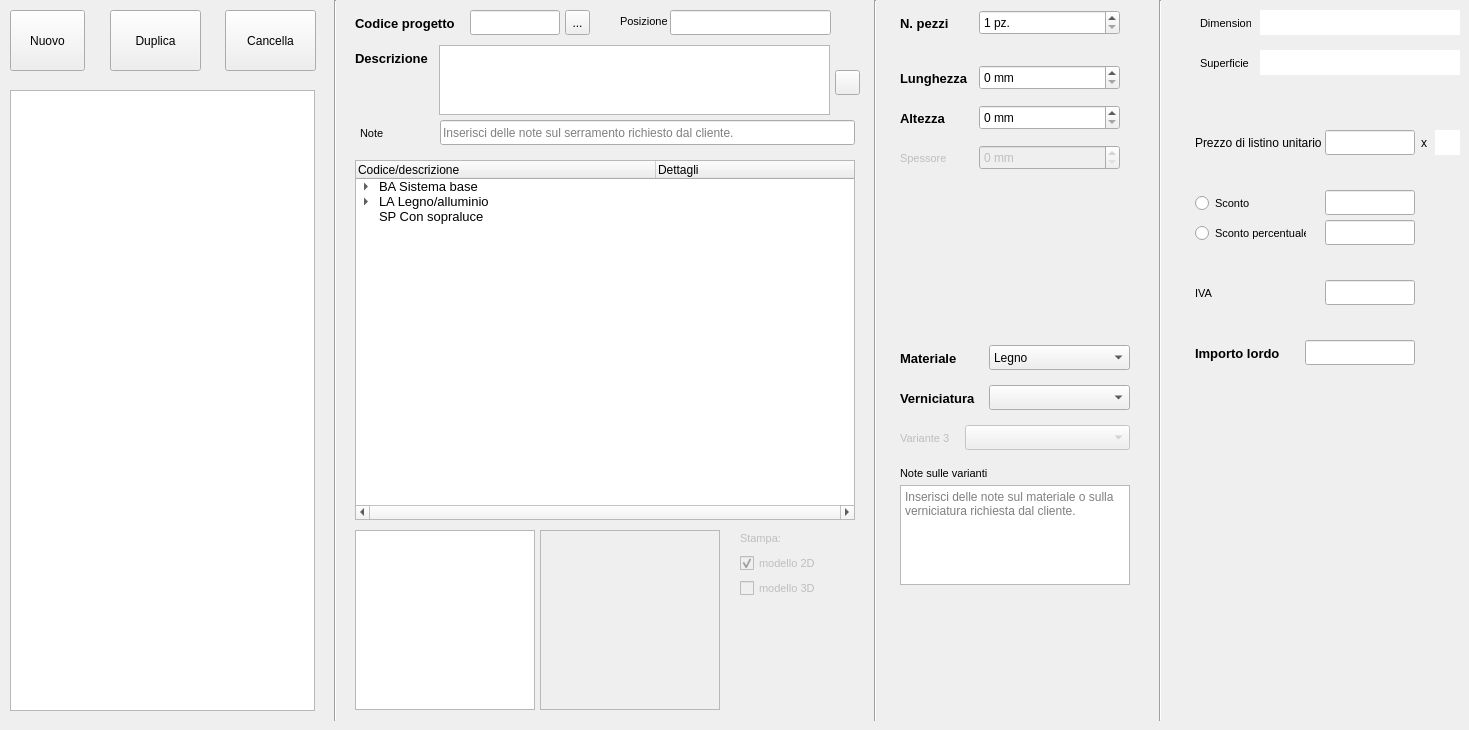
      <widget class="QWidget" name="scheda_dettaglio">
       <attribute name="icon">
        <iconset>
         <normaloff>Icons/dettaglio_icon.png</normaloff>Icons/dettaglio_icon.png</iconset>
       </attribute>
       <attribute name="title">
        <string>Dettaglio</string>
       </attribute>
       <widget class="QListWidget" name="list_serr">
        <property name="geometry">
         <rect>
          <x>10</x>
          <y>90</y>
          <width>305</width>
          <height>621</height>
         </rect>
        </property>
        <property name="font">
         <font>
          <pointsize>12</pointsize>
          <weight>75</weight>
          <bold>true</bold>
         </font>
        </property>
        <property name="alternatingRowColors">
         <bool>true</bool>
        </property>
        <property name="spacing">
         <number>3</number>
        </property>
       </widget>
       <widget class="QLabel" name="label_23">
        <property name="geometry">
         <rect>
          <x>355</x>
          <y>15</y>
          <width>111</width>
          <height>16</height>
         </rect>
        </property>
        <property name="font">
         <font>
          <pointsize>10</pointsize>
          <weight>75</weight>
          <bold>true</bold>
         </font>
        </property>
        <property name="text">
         <string>Codice progetto</string>
        </property>
       </widget>
       <widget class="QLineEdit" name="edit_cod_prog">
        <property name="geometry">
         <rect>
          <x>470</x>
          <y>10</y>
          <width>90</width>
          <height>25</height>
         </rect>
        </property>
        <property name="text">
         <string/>
        </property>
        <property name="placeholderText">
         <string/>
        </property>
       </widget>
       <widget class="QLabel" name="label_24">
        <property name="geometry">
         <rect>
          <x>355</x>
          <y>50</y>
          <width>81</width>
          <height>16</height>
         </rect>
        </property>
        <property name="font">
         <font>
          <pointsize>10</pointsize>
          <weight>75</weight>
          <bold>true</bold>
         </font>
        </property>
        <property name="text">
         <string>Descrizione</string>
        </property>
       </widget>
       <widget class="QLineEdit" name="edit_note_descr">
        <property name="geometry">
         <rect>
          <x>440</x>
          <y>120</y>
          <width>415</width>
          <height>25</height>
         </rect>
        </property>
        <property name="font">
         <font>
          <pointsize>9</pointsize>
          <weight>50</weight>
          <bold>false</bold>
         </font>
        </property>
        <property name="placeholderText">
         <string>Inserisci delle note sul serramento richiesto dal cliente.</string>
        </property>
        <property name="clearButtonEnabled">
         <bool>true</bool>
        </property>
       </widget>
       <widget class="QLabel" name="label_25">
        <property name="geometry">
         <rect>
          <x>360</x>
          <y>125</y>
          <width>31</width>
          <height>16</height>
         </rect>
        </property>
        <property name="font">
         <font>
          <pointsize>8</pointsize>
          <weight>50</weight>
          <bold>false</bold>
         </font>
        </property>
        <property name="text">
         <string>Note</string>
        </property>
       </widget>
       <widget class="QToolButton" name="toolButton_9">
        <property name="geometry">
         <rect>
          <x>565</x>
          <y>10</y>
          <width>25</width>
          <height>25</height>
         </rect>
        </property>
        <property name="text">
         <string extracomment="Deduci automaticamente dall'ultimo preventivo">...</string>
        </property>
       </widget>
       <widget class="QPushButton" name="btn_nuovo_serr">
        <property name="geometry">
         <rect>
          <x>10</x>
          <y>10</y>
          <width>75</width>
          <height>61</height>
         </rect>
        </property>
        <property name="text">
         <string>Nuovo</string>
        </property>
       </widget>
       <widget class="QPushButton" name="btn_dupl_serr">
        <property name="geometry">
         <rect>
          <x>110</x>
          <y>10</y>
          <width>91</width>
          <height>61</height>
         </rect>
        </property>
        <property name="text">
         <string>Duplica</string>
        </property>
       </widget>
       <widget class="QPushButton" name="btn_canc_serr">
        <property name="geometry">
         <rect>
          <x>225</x>
          <y>10</y>
          <width>91</width>
          <height>61</height>
         </rect>
        </property>
        <property name="text">
         <string>Cancella</string>
        </property>
       </widget>
       <widget class="Line" name="line_5">
        <property name="geometry">
         <rect>
          <x>325</x>
          <y>0</y>
          <width>20</width>
          <height>721</height>
         </rect>
        </property>
        <property name="orientation">
         <enum>Qt::Vertical</enum>
        </property>
       </widget>
       <widget class="QTextEdit" name="edit_descr">
        <property name="geometry">
         <rect>
          <x>439</x>
          <y>45</y>
          <width>391</width>
          <height>70</height>
         </rect>
        </property>
        <property name="font">
         <font>
          <weight>75</weight>
          <bold>true</bold>
         </font>
        </property>
        <property name="html">
         <string>&lt;!DOCTYPE HTML PUBLIC &quot;-//W3C//DTD HTML 4.0//EN&quot; &quot;http://www.w3.org/TR/REC-html40/strict.dtd&quot;&gt;
&lt;html&gt;&lt;head&gt;&lt;meta name=&quot;qrichtext&quot; content=&quot;1&quot; /&gt;&lt;style type=&quot;text/css&quot;&gt;
p, li { white-space: pre-wrap; }
&lt;/style&gt;&lt;/head&gt;&lt;body style=&quot; font-family:'MS Shell Dlg 2'; font-size:10pt; font-weight:600; font-style:normal;&quot;&gt;
&lt;p style=&quot;-qt-paragraph-type:empty; margin-top:0px; margin-bottom:0px; margin-left:0px; margin-right:0px; -qt-block-indent:0; text-indent:0px;&quot;&gt;&lt;br /&gt;&lt;/p&gt;&lt;/body&gt;&lt;/html&gt;</string>
        </property>
       </widget>
       <widget class="QGraphicsView" name="graphicsView">
        <property name="geometry">
         <rect>
          <x>355</x>
          <y>530</y>
          <width>180</width>
          <height>180</height>
         </rect>
        </property>
       </widget>
       <widget class="QLabel" name="label_26">
        <property name="enabled">
         <bool>false</bool>
        </property>
        <property name="geometry">
         <rect>
          <x>740</x>
          <y>530</y>
          <width>41</width>
          <height>16</height>
         </rect>
        </property>
        <property name="font">
         <font>
          <pointsize>8</pointsize>
          <weight>50</weight>
          <bold>false</bold>
         </font>
        </property>
        <property name="text">
         <string>Stampa:</string>
        </property>
       </widget>
       <widget class="QCheckBox" name="checkBox_2">
        <property name="enabled">
         <bool>false</bool>
        </property>
        <property name="geometry">
         <rect>
          <x>740</x>
          <y>580</y>
          <width>81</width>
          <height>17</height>
         </rect>
        </property>
        <property name="font">
         <font>
          <pointsize>8</pointsize>
          <weight>50</weight>
          <bold>false</bold>
         </font>
        </property>
        <property name="text">
         <string>modello 3D</string>
        </property>
       </widget>
       <widget class="QCheckBox" name="checkBox">
        <property name="enabled">
         <bool>false</bool>
        </property>
        <property name="geometry">
         <rect>
          <x>740</x>
          <y>555</y>
          <width>81</width>
          <height>17</height>
         </rect>
        </property>
        <property name="font">
         <font>
          <pointsize>8</pointsize>
          <weight>50</weight>
          <bold>false</bold>
         </font>
        </property>
        <property name="text">
         <string>modello 2D</string>
        </property>
        <property name="checked">
         <bool>true</bool>
        </property>
        <property name="tristate">
         <bool>false</bool>
        </property>
       </widget>
       <widget class="QGraphicsView" name="graphicsView_2">
        <property name="enabled">
         <bool>false</bool>
        </property>
        <property name="geometry">
         <rect>
          <x>540</x>
          <y>530</y>
          <width>180</width>
          <height>180</height>
         </rect>
        </property>
       </widget>
       <widget class="QLabel" name="label_27">
        <property name="geometry">
         <rect>
          <x>620</x>
          <y>15</y>
          <width>47</width>
          <height>13</height>
         </rect>
        </property>
        <property name="font">
         <font>
          <pointsize>8</pointsize>
          <weight>50</weight>
          <bold>false</bold>
         </font>
        </property>
        <property name="text">
         <string>Posizione</string>
        </property>
       </widget>
       <widget class="QLineEdit" name="edit_cod_pos">
        <property name="geometry">
         <rect>
          <x>670</x>
          <y>10</y>
          <width>161</width>
          <height>25</height>
         </rect>
        </property>
        <property name="font">
         <font>
          <pointsize>9</pointsize>
          <weight>50</weight>
          <bold>false</bold>
         </font>
        </property>
        <property name="text">
         <string/>
        </property>
        <property name="placeholderText">
         <string/>
        </property>
        <property name="clearButtonEnabled">
         <bool>true</bool>
        </property>
       </widget>
       <widget class="QComboBox" name="combo_materiale">
        <property name="geometry">
         <rect>
          <x>989</x>
          <y>345</y>
          <width>141</width>
          <height>25</height>
         </rect>
        </property>
        <property name="font">
         <font>
          <weight>50</weight>
          <bold>false</bold>
         </font>
        </property>
        <item>
         <property name="text">
          <string>Legno</string>
         </property>
        </item>
        <item>
         <property name="text">
          <string>L/A</string>
         </property>
        </item>
       </widget>
       <widget class="QLabel" name="label_28">
        <property name="geometry">
         <rect>
          <x>900</x>
          <y>350</y>
          <width>61</width>
          <height>16</height>
         </rect>
        </property>
        <property name="font">
         <font>
          <pointsize>10</pointsize>
          <weight>75</weight>
          <bold>true</bold>
         </font>
        </property>
        <property name="text">
         <string>Materiale</string>
        </property>
       </widget>
       <widget class="QComboBox" name="combo_vernice">
        <property name="geometry">
         <rect>
          <x>989</x>
          <y>385</y>
          <width>141</width>
          <height>25</height>
         </rect>
        </property>
        <property name="font">
         <font>
          <weight>50</weight>
          <bold>false</bold>
         </font>
        </property>
       </widget>
       <widget class="QLabel" name="label_29">
        <property name="geometry">
         <rect>
          <x>900</x>
          <y>390</y>
          <width>81</width>
          <height>16</height>
         </rect>
        </property>
        <property name="font">
         <font>
          <pointsize>10</pointsize>
          <weight>75</weight>
          <bold>true</bold>
         </font>
        </property>
        <property name="text">
         <string>Verniciatura</string>
        </property>
       </widget>
       <widget class="QTreeWidget" name="tree_progetti">
        <property name="geometry">
         <rect>
          <x>355</x>
          <y>160</y>
          <width>500</width>
          <height>360</height>
         </rect>
        </property>
        <property name="font">
         <font>
          <pointsize>10</pointsize>
         </font>
        </property>
        <property name="horizontalScrollBarPolicy">
         <enum>Qt::ScrollBarAlwaysOn</enum>
        </property>
        <property name="sizeAdjustPolicy">
         <enum>QAbstractScrollArea::AdjustToContents</enum>
        </property>
        <property name="alternatingRowColors">
         <bool>false</bool>
        </property>
        <property name="animated">
         <bool>true</bool>
        </property>
        <attribute name="headerVisible">
         <bool>true</bool>
        </attribute>
        <attribute name="headerCascadingSectionResizes">
         <bool>true</bool>
        </attribute>
        <attribute name="headerDefaultSectionSize">
         <number>300</number>
        </attribute>
        <attribute name="headerStretchLastSection">
         <bool>true</bool>
        </attribute>
        <column>
         <property name="text">
          <string>Codice/descrizione</string>
         </property>
         <property name="font">
          <font>
           <pointsize>9</pointsize>
          </font>
         </property>
        </column>
        <column>
         <property name="text">
          <string>Dettagli</string>
         </property>
         <property name="font">
          <font>
           <pointsize>9</pointsize>
          </font>
         </property>
        </column>
        <item>
         <property name="text">
          <string>BA Sistema base</string>
         </property>
         <item>
          <property name="text">
           <string>SC Scorrevole complanare</string>
          </property>
         </item>
         <item>
          <property name="text">
           <string>PF PortaFinestra</string>
          </property>
         </item>
         <item>
          <property name="text">
           <string>FN Finestra</string>
          </property>
         </item>
         <item>
          <property name="text">
           <string>AS Alzante scorrevole</string>
          </property>
          <item>
           <property name="text">
            <string>[HS5] Alzante Scorrevole 5 Ante</string>
           </property>
           <property name="text">
            <string>Alzante scorrevole semplice a cinque ante</string>
           </property>
          </item>
          <item>
           <property name="text">
            <string>[HS4] Alzante Scorrevole 4 Ante</string>
           </property>
           <property name="text">
            <string>Alzante scorrevole semplice a quattro ante</string>
           </property>
          </item>
          <item>
           <property name="text">
            <string>[HS3] Alzante Scorrevole 3 Ante</string>
           </property>
           <property name="text">
            <string>Alzante scorrevole semplice a tre ante</string>
           </property>
          </item>
          <item>
           <property name="text">
            <string>[HS2] Alzante Scorrevole 2 Ante</string>
           </property>
           <property name="text">
            <string>Alzante scorrevole semplice a due ante</string>
           </property>
          </item>
          <item>
           <property name="text">
            <string>[HS1] Alzante Scorrevole 1 Anta</string>
           </property>
           <property name="text">
            <string>Alzante scorrevole semplice a un'anta</string>
           </property>
          </item>
         </item>
        </item>
        <item>
         <property name="text">
          <string>LA Legno/alluminio</string>
         </property>
         <item>
          <property name="text">
           <string>PF Portafinestra</string>
          </property>
         </item>
         <item>
          <property name="text">
           <string>FN Finestra</string>
          </property>
         </item>
        </item>
        <item>
         <property name="text">
          <string>SP Con sopraluce</string>
         </property>
        </item>
       </widget>
       <widget class="QComboBox" name="combo_variante3">
        <property name="enabled">
         <bool>false</bool>
        </property>
        <property name="geometry">
         <rect>
          <x>965</x>
          <y>425</y>
          <width>165</width>
          <height>25</height>
         </rect>
        </property>
        <property name="font">
         <font>
          <weight>50</weight>
          <bold>false</bold>
         </font>
        </property>
       </widget>
       <widget class="QLabel" name="label_30">
        <property name="enabled">
         <bool>false</bool>
        </property>
        <property name="geometry">
         <rect>
          <x>900</x>
          <y>430</y>
          <width>51</width>
          <height>16</height>
         </rect>
        </property>
        <property name="font">
         <font>
          <pointsize>8</pointsize>
          <weight>50</weight>
          <bold>false</bold>
         </font>
        </property>
        <property name="text">
         <string>Variante 3</string>
        </property>
       </widget>
       <widget class="Line" name="line_6">
        <property name="geometry">
         <rect>
          <x>865</x>
          <y>0</y>
          <width>20</width>
          <height>721</height>
         </rect>
        </property>
        <property name="orientation">
         <enum>Qt::Vertical</enum>
        </property>
       </widget>
       <widget class="Line" name="line_7">
        <property name="geometry">
         <rect>
          <x>1150</x>
          <y>0</y>
          <width>20</width>
          <height>721</height>
         </rect>
        </property>
        <property name="orientation">
         <enum>Qt::Vertical</enum>
        </property>
       </widget>
       <widget class="QSpinBox" name="spin_l">
        <property name="geometry">
         <rect>
          <x>979</x>
          <y>65</y>
          <width>141</width>
          <height>25</height>
         </rect>
        </property>
        <property name="suffix">
         <string> mm</string>
        </property>
        <property name="prefix">
         <string/>
        </property>
        <property name="maximum">
         <number>5000</number>
        </property>
        <property name="singleStep">
         <number>10</number>
        </property>
       </widget>
       <widget class="QLabel" name="label_9">
        <property name="geometry">
         <rect>
          <x>900</x>
          <y>70</y>
          <width>71</width>
          <height>16</height>
         </rect>
        </property>
        <property name="font">
         <font>
          <pointsize>10</pointsize>
          <weight>75</weight>
          <bold>true</bold>
         </font>
        </property>
        <property name="text">
         <string>Lunghezza</string>
        </property>
       </widget>
       <widget class="QSpinBox" name="spin_h">
        <property name="geometry">
         <rect>
          <x>979</x>
          <y>105</y>
          <width>141</width>
          <height>25</height>
         </rect>
        </property>
        <property name="font">
         <font>
          <italic>false</italic>
          <underline>false</underline>
          <strikeout>false</strikeout>
          <kerning>true</kerning>
         </font>
        </property>
        <property name="suffix">
         <string> mm</string>
        </property>
        <property name="prefix">
         <string/>
        </property>
        <property name="maximum">
         <number>5000</number>
        </property>
        <property name="singleStep">
         <number>10</number>
        </property>
       </widget>
       <widget class="QLabel" name="label_10">
        <property name="geometry">
         <rect>
          <x>900</x>
          <y>110</y>
          <width>61</width>
          <height>16</height>
         </rect>
        </property>
        <property name="font">
         <font>
          <pointsize>10</pointsize>
          <weight>75</weight>
          <bold>true</bold>
         </font>
        </property>
        <property name="text">
         <string>Altezza</string>
        </property>
       </widget>
       <widget class="QSpinBox" name="spin_s">
        <property name="enabled">
         <bool>false</bool>
        </property>
        <property name="geometry">
         <rect>
          <x>979</x>
          <y>145</y>
          <width>141</width>
          <height>25</height>
         </rect>
        </property>
        <property name="font">
         <font>
          <weight>50</weight>
          <italic>false</italic>
          <bold>false</bold>
          <underline>false</underline>
          <strikeout>false</strikeout>
          <kerning>true</kerning>
         </font>
        </property>
        <property name="suffix">
         <string> mm</string>
        </property>
        <property name="prefix">
         <string/>
        </property>
        <property name="maximum">
         <number>10000</number>
        </property>
        <property name="singleStep">
         <number>10</number>
        </property>
       </widget>
       <widget class="QLabel" name="label_11">
        <property name="enabled">
         <bool>false</bool>
        </property>
        <property name="geometry">
         <rect>
          <x>900</x>
          <y>150</y>
          <width>51</width>
          <height>16</height>
         </rect>
        </property>
        <property name="font">
         <font>
          <pointsize>8</pointsize>
          <weight>50</weight>
          <bold>false</bold>
         </font>
        </property>
        <property name="text">
         <string>Spessore</string>
        </property>
       </widget>
       <widget class="QLabel" name="label_31">
        <property name="geometry">
         <rect>
          <x>900</x>
          <y>465</y>
          <width>91</width>
          <height>16</height>
         </rect>
        </property>
        <property name="font">
         <font>
          <pointsize>8</pointsize>
          <weight>50</weight>
          <bold>false</bold>
         </font>
        </property>
        <property name="text">
         <string>Note sulle varianti</string>
        </property>
       </widget>
       <widget class="QTextEdit" name="edit_note_varianti">
        <property name="geometry">
         <rect>
          <x>900</x>
          <y>485</y>
          <width>230</width>
          <height>100</height>
         </rect>
        </property>
        <property name="font">
         <font>
          <pointsize>9</pointsize>
          <weight>50</weight>
          <bold>false</bold>
         </font>
        </property>
        <property name="placeholderText">
         <string>Inserisci delle note sul materiale o sulla verniciatura richiesta dal cliente.</string>
        </property>
       </widget>
       <widget class="QSpinBox" name="spin_pezzi">
        <property name="geometry">
         <rect>
          <x>979</x>
          <y>10</y>
          <width>141</width>
          <height>25</height>
         </rect>
        </property>
        <property name="font">
         <font>
          <weight>50</weight>
          <bold>false</bold>
         </font>
        </property>
        <property name="readOnly">
         <bool>false</bool>
        </property>
        <property name="suffix">
         <string> pz.</string>
        </property>
        <property name="prefix">
         <string/>
        </property>
        <property name="minimum">
         <number>1</number>
        </property>
        <property name="maximum">
         <number>10</number>
        </property>
        <property name="singleStep">
         <number>1</number>
        </property>
       </widget>
       <widget class="QLabel" name="label_12">
        <property name="geometry">
         <rect>
          <x>900</x>
          <y>15</y>
          <width>61</width>
          <height>16</height>
         </rect>
        </property>
        <property name="font">
         <font>
          <pointsize>10</pointsize>
          <weight>75</weight>
          <bold>true</bold>
         </font>
        </property>
        <property name="text">
         <string>N. pezzi</string>
        </property>
       </widget>
       <widget class="QToolButton" name="btn_deduci_num_prev_2">
        <property name="enabled">
         <bool>true</bool>
        </property>
        <property name="geometry">
         <rect>
          <x>835</x>
          <y>70</y>
          <width>25</width>
          <height>25</height>
         </rect>
        </property>
        <property name="text">
         <string extracomment="Deduci automaticamente dall'ultimo preventivo"/>
        </property>
        <property name="icon">
         <iconset>
          <normaloff>Icons/document_arrow_icon.png</normaloff>Icons/document_arrow_icon.png</iconset>
        </property>
       </widget>
       <widget class="QLineEdit" name="lineEdit_10">
        <property name="geometry">
         <rect>
          <x>1260</x>
          <y>10</y>
          <width>200</width>
          <height>25</height>
         </rect>
        </property>
        <property name="font">
         <font>
          <pointsize>8</pointsize>
          <weight>50</weight>
          <bold>false</bold>
         </font>
        </property>
        <property name="text">
         <string/>
        </property>
        <property name="frame">
         <bool>false</bool>
        </property>
        <property name="readOnly">
         <bool>true</bool>
        </property>
       </widget>
       <widget class="QLabel" name="label_32">
        <property name="geometry">
         <rect>
          <x>1200</x>
          <y>15</y>
          <width>51</width>
          <height>16</height>
         </rect>
        </property>
        <property name="font">
         <font>
          <pointsize>8</pointsize>
          <weight>50</weight>
          <bold>false</bold>
         </font>
        </property>
        <property name="text">
         <string>Dimensioni</string>
        </property>
       </widget>
       <widget class="QLabel" name="label_33">
        <property name="geometry">
         <rect>
          <x>1200</x>
          <y>55</y>
          <width>51</width>
          <height>16</height>
         </rect>
        </property>
        <property name="font">
         <font>
          <pointsize>8</pointsize>
          <weight>50</weight>
          <bold>false</bold>
         </font>
        </property>
        <property name="text">
         <string>Superficie</string>
        </property>
       </widget>
       <widget class="QLineEdit" name="lineEdit_11">
        <property name="geometry">
         <rect>
          <x>1260</x>
          <y>50</y>
          <width>200</width>
          <height>25</height>
         </rect>
        </property>
        <property name="font">
         <font>
          <pointsize>8</pointsize>
          <weight>50</weight>
          <bold>false</bold>
         </font>
        </property>
        <property name="text">
         <string/>
        </property>
        <property name="frame">
         <bool>false</bool>
        </property>
        <property name="readOnly">
         <bool>true</bool>
        </property>
       </widget>
       <widget class="QLineEdit" name="edit_cod_prog_2">
        <property name="geometry">
         <rect>
          <x>1325</x>
          <y>130</y>
          <width>90</width>
          <height>25</height>
         </rect>
        </property>
        <property name="text">
         <string/>
        </property>
        <property name="readOnly">
         <bool>true</bool>
        </property>
        <property name="placeholderText">
         <string/>
        </property>
       </widget>
       <widget class="QLabel" name="label_34">
        <property name="geometry">
         <rect>
          <x>1195</x>
          <y>135</y>
          <width>131</width>
          <height>16</height>
         </rect>
        </property>
        <property name="font">
         <font>
          <pointsize>9</pointsize>
          <weight>50</weight>
          <bold>false</bold>
         </font>
        </property>
        <property name="text">
         <string>Prezzo di listino unitario</string>
        </property>
       </widget>
       <widget class="QLineEdit" name="edit_cod_prog_3">
        <property name="geometry">
         <rect>
          <x>1325</x>
          <y>190</y>
          <width>90</width>
          <height>25</height>
         </rect>
        </property>
        <property name="font">
         <font>
          <weight>50</weight>
          <bold>false</bold>
         </font>
        </property>
        <property name="text">
         <string/>
        </property>
        <property name="readOnly">
         <bool>true</bool>
        </property>
        <property name="placeholderText">
         <string/>
        </property>
       </widget>
       <widget class="QLabel" name="label_13">
        <property name="geometry">
         <rect>
          <x>1421</x>
          <y>135</y>
          <width>16</width>
          <height>16</height>
         </rect>
        </property>
        <property name="text">
         <string>x</string>
        </property>
       </widget>
       <widget class="QLineEdit" name="lineEdit">
        <property name="geometry">
         <rect>
          <x>1435</x>
          <y>130</y>
          <width>25</width>
          <height>25</height>
         </rect>
        </property>
        <property name="frame">
         <bool>false</bool>
        </property>
        <property name="readOnly">
         <bool>true</bool>
        </property>
       </widget>
       <widget class="QLineEdit" name="edit_cod_prog_4">
        <property name="geometry">
         <rect>
          <x>1325</x>
          <y>220</y>
          <width>90</width>
          <height>25</height>
         </rect>
        </property>
        <property name="font">
         <font>
          <weight>50</weight>
          <bold>false</bold>
         </font>
        </property>
        <property name="text">
         <string/>
        </property>
        <property name="readOnly">
         <bool>true</bool>
        </property>
        <property name="placeholderText">
         <string/>
        </property>
       </widget>
       <widget class="QRadioButton" name="radioButton">
        <property name="geometry">
         <rect>
          <x>1195</x>
          <y>195</y>
          <width>61</width>
          <height>17</height>
         </rect>
        </property>
        <property name="font">
         <font>
          <pointsize>8</pointsize>
          <weight>50</weight>
          <bold>false</bold>
         </font>
        </property>
        <property name="text">
         <string>Sconto</string>
        </property>
       </widget>
       <widget class="QRadioButton" name="radioButton_2">
        <property name="geometry">
         <rect>
          <x>1195</x>
          <y>225</y>
          <width>111</width>
          <height>17</height>
         </rect>
        </property>
        <property name="font">
         <font>
          <pointsize>8</pointsize>
          <weight>50</weight>
          <bold>false</bold>
         </font>
        </property>
        <property name="text">
         <string>Sconto percentuale</string>
        </property>
       </widget>
       <widget class="QLineEdit" name="edit_cod_prog_5">
        <property name="geometry">
         <rect>
          <x>1305</x>
          <y>340</y>
          <width>110</width>
          <height>25</height>
         </rect>
        </property>
        <property name="text">
         <string/>
        </property>
        <property name="readOnly">
         <bool>true</bool>
        </property>
        <property name="placeholderText">
         <string/>
        </property>
       </widget>
       <widget class="QLabel" name="label_35">
        <property name="geometry">
         <rect>
          <x>1195</x>
          <y>345</y>
          <width>91</width>
          <height>16</height>
         </rect>
        </property>
        <property name="font">
         <font>
          <pointsize>10</pointsize>
          <weight>75</weight>
          <bold>true</bold>
         </font>
        </property>
        <property name="text">
         <string>Importo lordo</string>
        </property>
       </widget>
       <widget class="QLabel" name="label_37">
        <property name="geometry">
         <rect>
          <x>1195</x>
          <y>285</y>
          <width>61</width>
          <height>16</height>
         </rect>
        </property>
        <property name="font">
         <font>
          <pointsize>8</pointsize>
          <weight>50</weight>
          <bold>false</bold>
         </font>
        </property>
        <property name="text">
         <string>IVA</string>
        </property>
       </widget>
       <widget class="QLineEdit" name="edit_cod_prog_6">
        <property name="geometry">
         <rect>
          <x>1325</x>
          <y>280</y>
          <width>90</width>
          <height>25</height>
         </rect>
        </property>
        <property name="text">
         <string/>
        </property>
        <property name="readOnly">
         <bool>true</bool>
        </property>
        <property name="placeholderText">
         <string/>
        </property>
       </widget>
      </widget>
